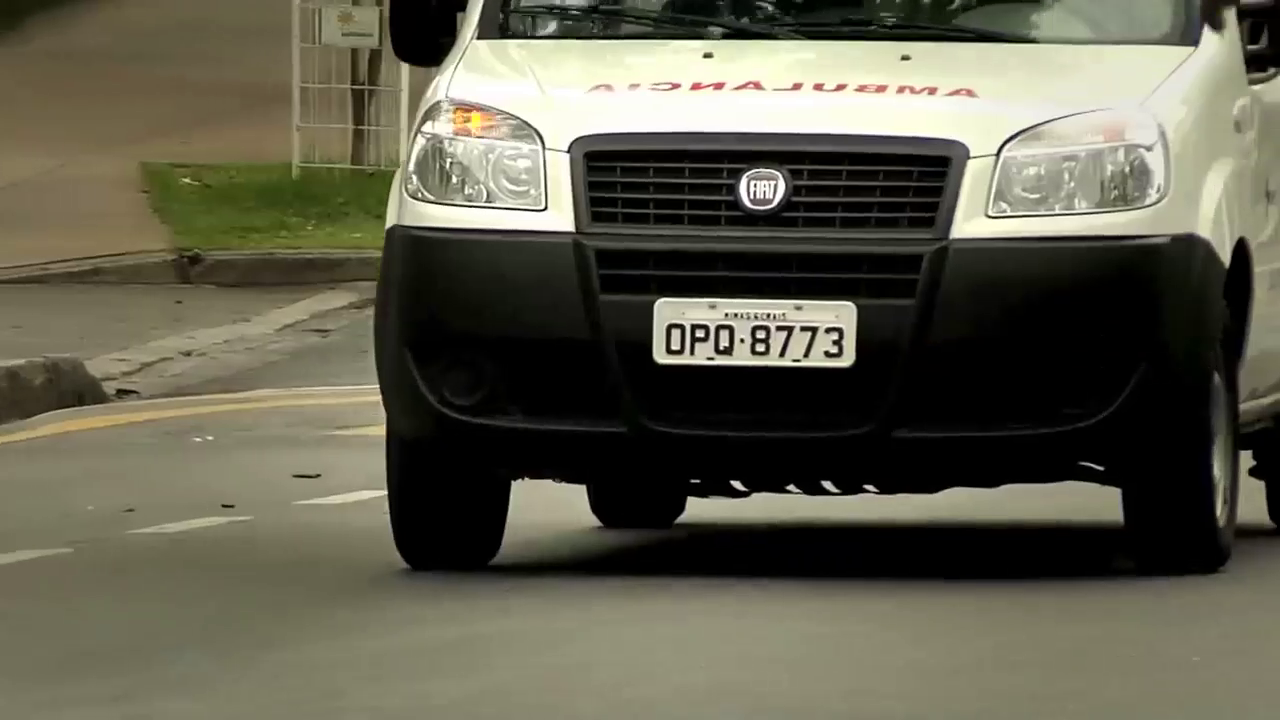
#> input picture frame 10 of src/resource/Placa_teste.mp4, 1280 x 720 px, given in place of carro.mp4, which was not available
$ python EncontrarPlaca.py
#> lines starting #> are read from the running program, lines starting #| are printed output that depends on the picture; after the words box and inside, x2 and y2 are one past the last pixel; in counts of white or black regions, pixels touching at a corner belong together; pictures that were not available may be replaced by others from this repository, and a replacement may not be noted
# Pré requisitos para rodar o programa:
# -Python 3.9
# -pip install opencv-python
# -pip install pytesseract
# Instalar o Tesseract OCR e adicioná-lo nas variáveis de ambiente: https://github.com/UB-Mannheim/tesseract/wiki

import pytesseract
import cv2
import os


def desenhaContornos(contornos, imagem):
    for c in contornos:
        # perimetro do contorno, verifica se o contorno é fechado
        perimetro = cv2.arcLength(c, True)
        if perimetro > 120:
            # aproxima os contornos da forma correspondente
            approx = cv2.approxPolyDP(c, 0.03 * perimetro, True)
            # verifica se é um quadrado ou retangulo de acordo com a qtd de vertices
            if len(approx) == 4:
                # Contorna a placa atraves dos contornos encontrados
                (x, y, lar, alt) = cv2.boundingRect(c)
                cv2.rectangle(imagem, (x, y), (x + lar, y + alt), (0, 255, 0), 2)
                # segmenta a placa da imagem
                roi = imagem[y:y + alt, x:x + lar]
                cv2.imwrite("output/roi.png", roi)


def buscaRetanguloPlaca(source):
    # Captura ou Video
#> called with source = 'resource/carro.mp4'
    video = cv2.VideoCapture(source)

    while video.isOpened():

        ret, frame = video.read()
#> frame is the input picture: shape (720, 1280, 3); mean B, G, R 77.9, 94.3, 96.3

        if (ret == False):
            break


        # area de localização 720p carro
        #area = frame[450:, 300:800]

        # area de localização 720p video original
        area = frame[500:, 300:800]
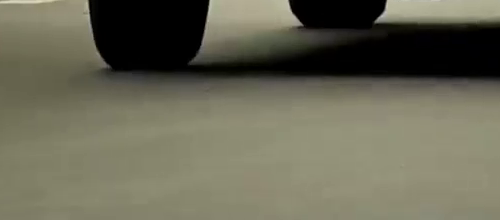
#> area: shape (220, 500, 3); mean B, G, R 85.5, 103.5, 105

        # area de localização 480p
        #area = frame[350:, 220:500]

        # escala de cinza
        img_result = cv2.cvtColor(area, cv2.COLOR_BGR2GRAY)
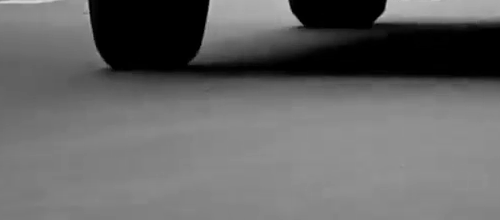
#> img_result: shape (220, 500); min 0, max 215, mean 101.7

        # limiarização
        ret, img_result = cv2.threshold(img_result, 90, 255, cv2.THRESH_BINARY)
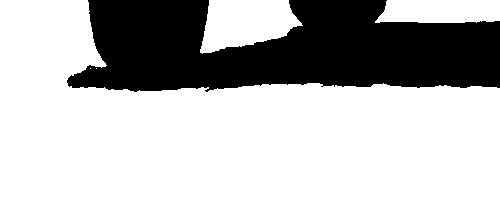
#> img_result: shape (220, 500); 73.4% white; 1 black region

        # desfoque
        img_result = cv2.GaussianBlur(img_result, (5, 5), 0)

        # lista os contornos
        contornos, hier = cv2.findContours(img_result, cv2.RETR_TREE, cv2.CHAIN_APPROX_NONE)
#> contornos = 3 contours; box (x1, y1, x2, y2) and area: (0, 0, 500, 220) 74858, (198, 0, 305, 56) 4233, (373, 0, 500, 25) 2824

        # limite horizontal
        # cv2.line(frame, (0, 500), (1280, 500), (0, 0, 255), 1)
        # limite vertical 1
        # cv2.line(frame, (300, 0), (300, 720), (0, 0, 255), 1)
        # limite vertical 2
        # cv2.line(frame, (800, 0), (800, 720), (0, 0, 255), 1)

        cv2.imshow('FRAME', frame)

        desenhaContornos(contornos, area)
#> the loop in desenhaContornos, `for c in contornos:` made 3 passes
#> (perimetro, approx, x, y, lar, alt) on pass 1: (294, [[373, 19], [495, 23], [499, 0], [384, 0]], 373, 0, 127, 25)
#> perimetro on passes 2 to 3: 293.9, 1520.6
#> pass 1, in desenhaContornos, `roi = imagem[y:y + alt, x:x + lar]`:
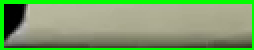
#> roi: shape (25, 127, 3) (shown 2 times larger); mean B, G, R 105.8, 160.6, 125.2

        cv2.imshow('RES', area)

        if cv2.waitKey(1) & 0xff == ord('q'):
#> (key q is pressed here)
            break

    video.release()
    preProcessamentoRoi()
    cv2.destroyAllWindows()


def preProcessamentoRoi():
    img_roi = cv2.imread("output/roi.png")
    # cv2.imshow("ENTRADA", img_roi)
    if img_roi is None:
        return

    # redmensiona a imagem da placa em 4x
    img = cv2.resize(img_roi, None, fx=4, fy=4, interpolation=cv2.INTER_CUBIC)
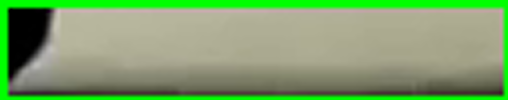
#> img: shape (100, 508, 3); mean B, G, R 106.3, 159.9, 125.8

    # Converte para escala de cinza
    img = cv2.cvtColor(img, cv2.COLOR_BGR2GRAY)
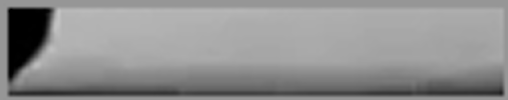
#> img: shape (100, 508); min 0, max 195, mean 143.4
    # cv2.imshow("Escala Cinza", img)

    # Binariza imagem
    #_, img = cv2.threshold(img, 70, 255, cv2.THRESH_BINARY)
    #cv2.imshow("Limiar", img)

    # Desfoque na Imagem
    img = cv2.GaussianBlur(img, (5, 5), 0)
    # cv2.imshow("Desfoque", img)

    # Aplica reconhecimento OCR no ROI com o Tesseract
    cv2.imwrite("output/roi-ocr.png", img)

    return img


def reconhecimentoOCR():
    img_roi_ocr = cv2.imread("output/roi-ocr.png")
#> img_roi_ocr: shape (100, 508, 3); min 0, max 193, mean 143.4
    if img_roi_ocr is None:
        return

    config = r'-c tessedit_char_whitelist=ABCDEFGHJKLMNOPQRSTUVWXYZ1234567890 --psm 6'
    saida = pytesseract.image_to_string(img_roi_ocr, lang='eng', config=config)

    gravar_saida(saida)
    # return saida

import os

def gravar_saida(saida):
    if not os.path.isdir('Arquivos'):
        os.mkdir('Arquivos')

    # Verificar se o arquivo já existe
    arquivo_existe = os.path.isfile('Arquivos/placas.txt')

    with open("Arquivos/placas.txt", 'a', encoding='utf-8') as arq:
        if arquivo_existe:
            # Adicionar uma quebra de linha antes de escrever a nova saída
            arq.write('\n')
        arq.write(saida)
        print(saida)


if __name__ == "__main__":
    source = "resource/carro.mp4"

    buscaRetanguloPlaca(source)

    preProcessamentoRoi()

    reconhecimentoOCR()
#> (the call stopped at in reconhecimentoOCR, `saida = pytesseract.image_to_string(img_roi_ocr, lang='eng', config=co..`: pytesseract is not available in this run)
